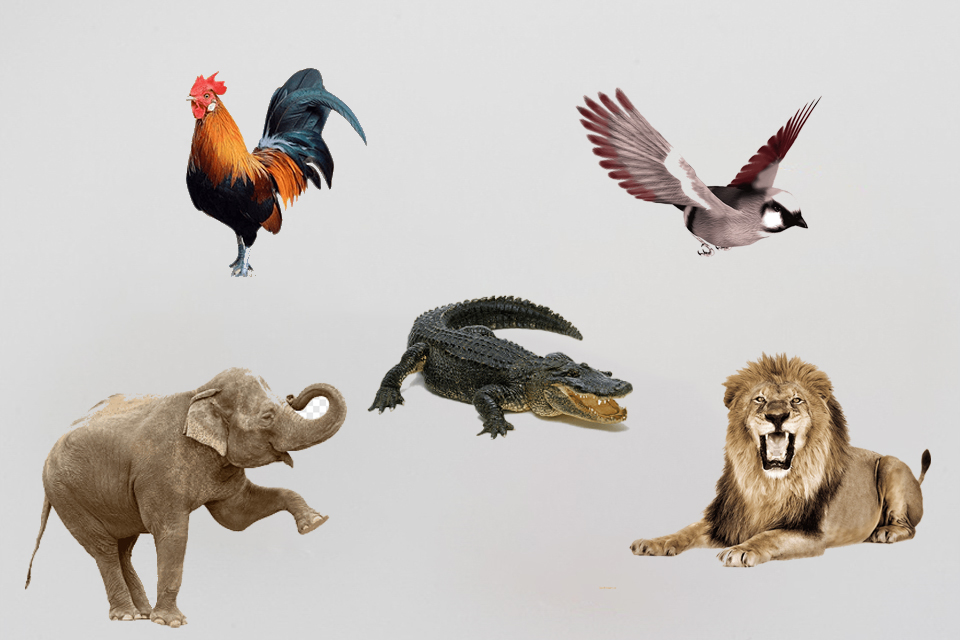
%> input picture hewan.jpg, 960 x 640 px
$ octave Pengolahan_citra_Deteksi_Tepi_Roberts.m   (GNU Octave 9; MATLAB toolbox functions it lacks are replaced by stand-ins)
%> lines starting %> are read from the running program, lines starting %| are printed output that depends on the picture; in (x1, y1, x2, y2) boxes, pixels count from 0 and x2, y2 are one past the last pixel; in counts of white or black regions, pixels touching at a corner belong together; the program's own positions count from 1
clc; clear; close all; warning off all;

% membaca citra rgb
Img = imread('hewan.jpg');
%> Img is the input picture: size 640x960x3 uint8; mean R, G, B 199.3, 194.4, 190
figure,imshow(Img);

% mengkonversi citra rgb menjadi grayscale
I = double(rgb2gray(Img));
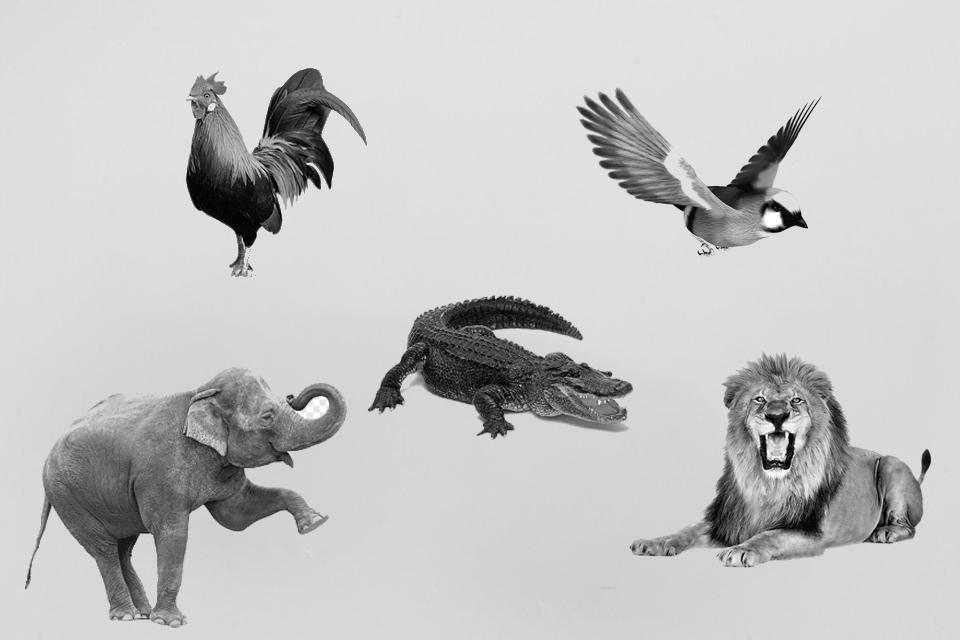
%> I: size 640x960 double; min 0, max 255, mean 195.4
figure, imshow(I,[]);

% Konvolusi dengan operator Roberts
robertshor = [0 1; -1 0];
robertsver = [1 0; 0 -1];
Ix = conv2(I,robertshor,'same');
Iy = conv2(I,robertsver,'same');
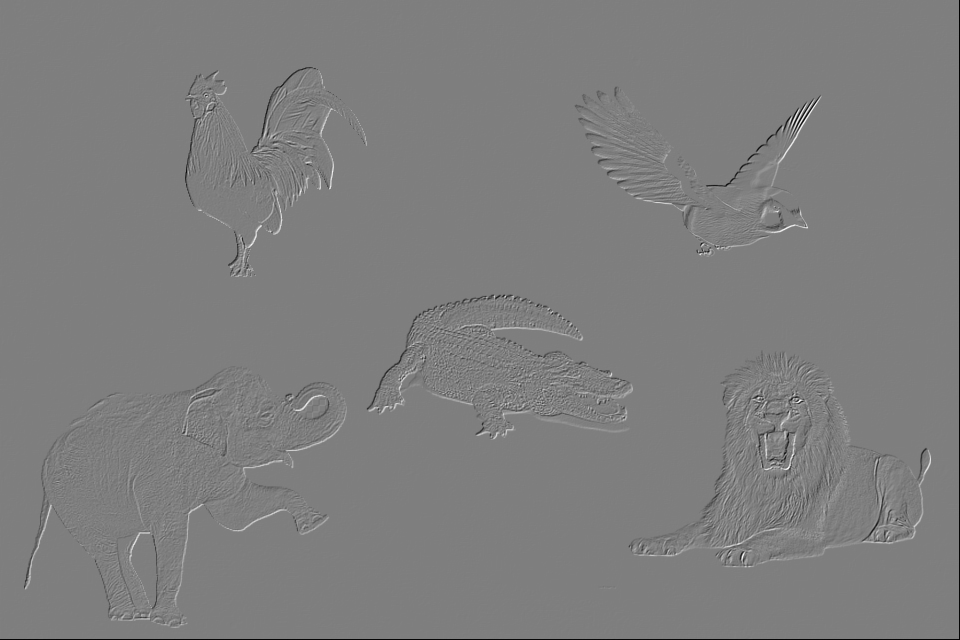
%> Iy: size 640x960 double; min -225, max 227, mean -0.6; drawn with min black and max white
J = sqrt((Ix.^2)+(Iy.^2));
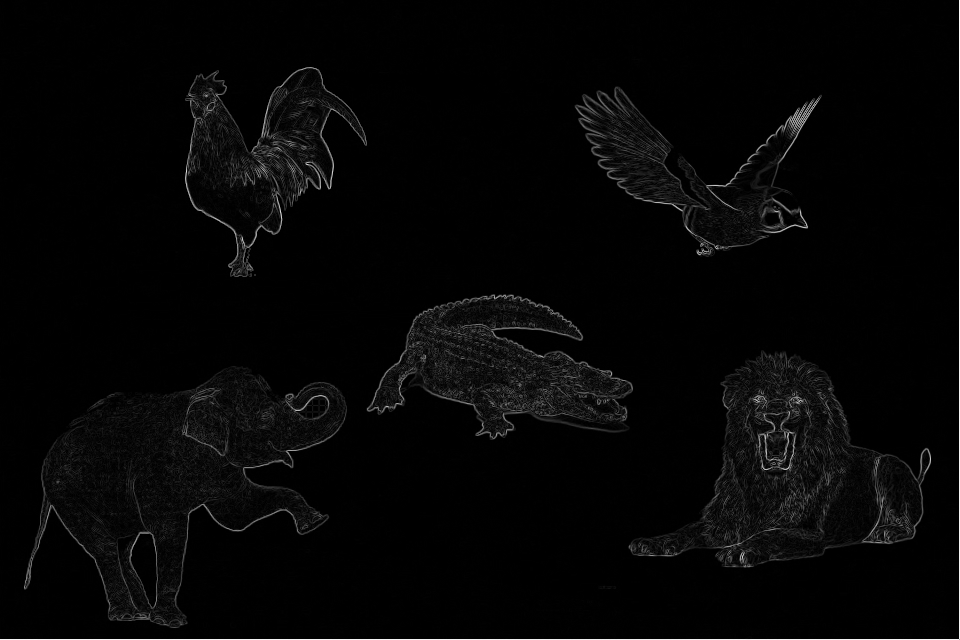
%> J: size 640x960 double; min 0, max 317.5, mean 7.6; drawn with min black and max white

% Menampilkan citra hasil konvolusi
figure,imshow(Ix,[]);
figure,imshow(Iy,[]);
figure,imshow(J,[]);

% melakukan thresholding citra
K = uint8(J);
L = im2bw(K,.08);
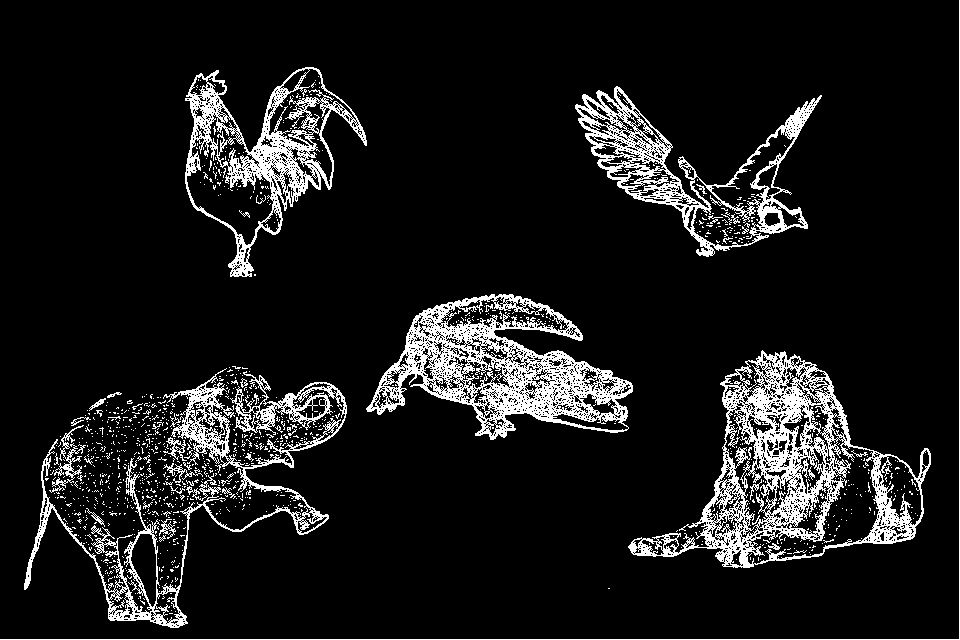
%> L: size 640x960 logical; 10.3% white in thin lines or dots
figure, imshow(L,[]);

% melakukan operasi morfologi
M = imfill(L,'holes');
%> M: size 640x960 logical; 17.6% white; 761 white regions (732 under 20 px), largest, box (x1, y1, x2, y2) and area: (628, 350, 931, 568) 32736, (366, 294, 633, 440) 21418, (185, 67, 367, 277) 18267
N = bwareaopen(M,10000);
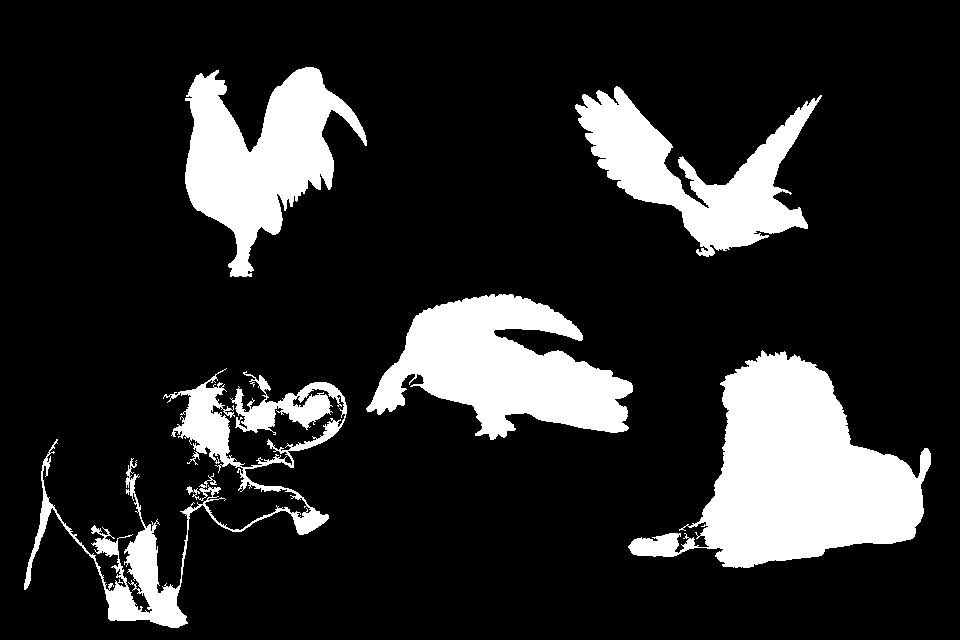
%> N: size 640x960 logical; 16.7% white; 5 white regions
figure, imshow(N,[]);

% mengambil bounding box masing2 objek hasil segmentasi
[labeled, numObjects] = bwlabel(N,8);
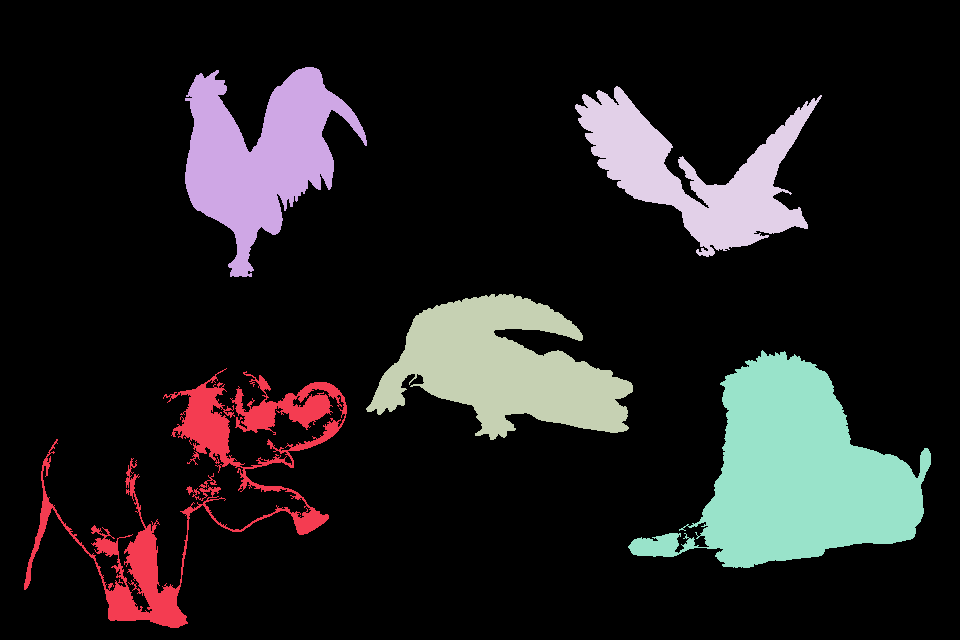
%> labeled: size 640x960 double; 6 distinct labels, from 0 to 5; one colour per label, 0 black
%> numObjects = 5
stats = regionprops(labeled,'BoundingBox');
%> stats = 5 regions; box (x1, y1, x2, y2): (24, 368, 347, 628), (185, 67, 367, 277), (366, 294, 633, 440), (575, 86, 822, 257), (628, 350, 931, 568)
bbox = cat(1, stats.BoundingBox);
%> bbox = [24.5 368.5 323 260; 185.5 67.5 182 210; 366.5 294.5 267 146; 575.5 86.5 247 171; 628.5 350.5 303 218]

% menampilkan citra rgb hasil segmentasi
figure, imshow(Img);
hold on;
for idx = 1 : numObjects
    h = rectangle('Position',bbox(idx,:),'LineWidth',2);
    set(h,'EdgeColor',[.75 0 0]);
    hold on;
end
%> this loop made 5 passes

% menampilkan jumlah objek hasil segmentasi
title(['Terdapat ', num2str(numObjects),...
    ' objek yang terdeteksi di gambar!']);
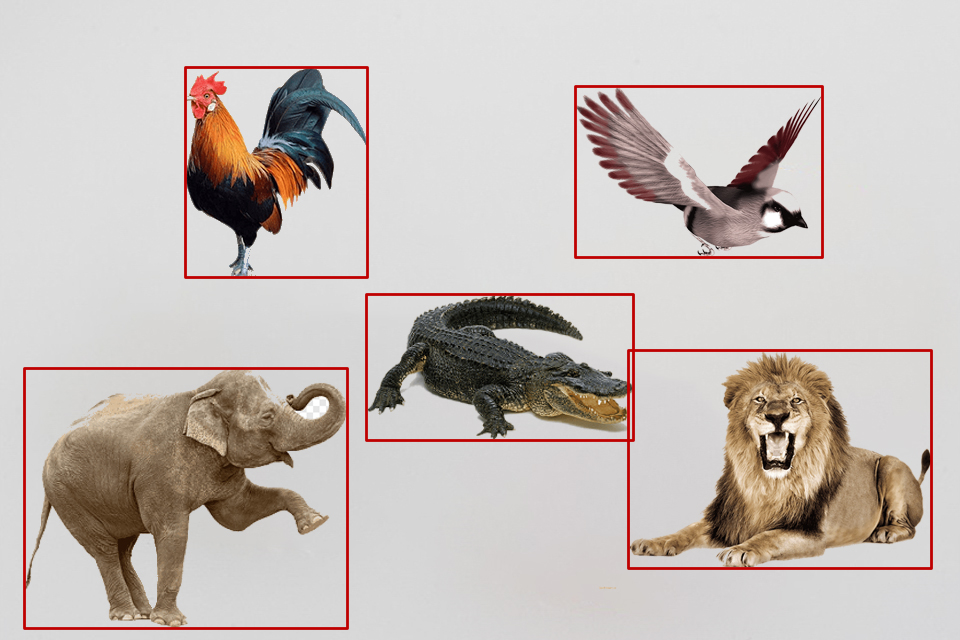
%> figure redrawn from the program's plot data; its title reads 'Terdapat 5 objek yang terdeteksi di gambar!'
hold off;
